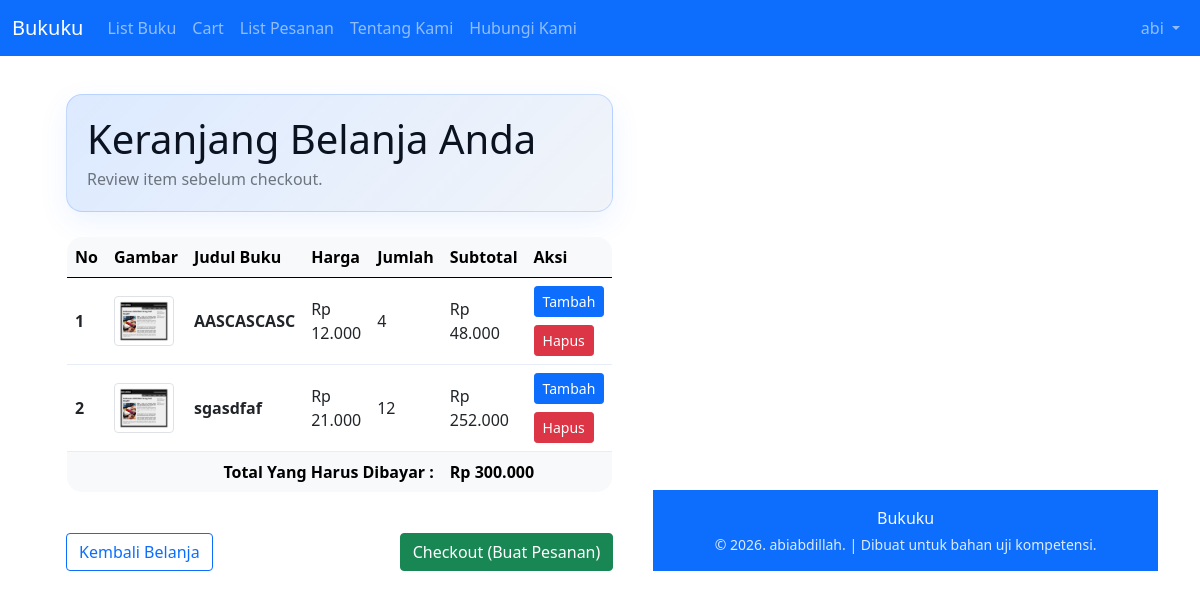
Screenshot of /cart.php (signed in) with the database file from the repository.
### tables this page shows
CREATE TABLE `cart` (
  `id_user` int(11) NOT NULL,
  `id_buku` int(11) NOT NULL,
  `jumlah` varchar(3) NOT NULL
);

CREATE TABLE `buku` (
  `id` int(11) NOT NULL,
  `id_kategori_buku` int(11) DEFAULT NULL,
  `judul_buku` varchar(150) NOT NULL,
  `pengarang` varchar(100) NOT NULL,
  `penerbit` varchar(100) NOT NULL,
  `tahun_terbit` char(4) NOT NULL,
  `harga` varchar(10) NOT NULL,
  `gambar` varchar(255) NOT NULL
);

### cart.php (the view, shortened to what this page needs)
<?php
include("template/header.php");
$id_user = isset($_SESSION['id']) ? $_SESSION['id'] : 0;
?>
<div class="container">
    <div class="cart-hero mb-4">
        <div class="d-flex justify-content-between align-items-center flex-wrap gap-3">
            <div>
                <h1 class="mb-1" style="color:var(--ink);">Keranjang Belanja Anda</h1>
                <div class="text-muted">Review item sebelum checkout.</div>
            </div>
        </div>
    </div>
<div class="table-responsive"><table class="table align-middle cart-table">
        <thead class="table-light">
            <tr>
                <th scope="col">No</th>
                <th scope="col">Gambar</th>
                <th scope="col">Judul Buku</th>
                <th scope="col">Harga</th>
                <th scope="col">Jumlah</th>
                <th scope="col">Subtotal</th>
                <th scope="col">Aksi</th>
            </tr>
        </thead>
        <tbody>
            <?php
                $x = 1;
                $total_belanja = 0;
                $query = "SELECT cart.*, buku.judul_buku, buku.harga, buku.gambar
                          FROM cart
                          JOIN buku ON cart.id_buku = buku.id
                          WHERE cart.id_user = $id_user";
                $data = mysqli_query($connection, $query);
                if (mysqli_num_rows($data) > 0) {
                    while($data_row = mysqli_fetch_assoc($data)){
                        $subtotal = $data_row['harga'] * $data_row['jumlah'];
                        $total_belanja += $subtotal;
                        ?>
                            <tr>
                                <th scope="row"><?=$x?></th>
                                <td>
                                    <img src="img/<?=$data_row['gambar']?>" alt="Cover" style="width: 60px; height: auto;" class="img-thumbnail">
                                </td>
                                <td><strong><?=$data_row['judul_buku']?></strong></td>
                                <td>Rp <?=number_format($data_row['harga'], 0, ',', '.')?></td>
                                <td><?=$data_row['jumlah']?></td>
                                <td>Rp <?=number_format($subtotal, 0, ',', '.')?></td>
                                <td>
                                    <div class="d-flex gap-2 flex-wrap">
                                        <a href="cart_aksi.php?action=add&id_buku=<?=$data_row['id_buku']?>" class="btn btn-sm btn-primary">Tambah</a>
                                        <a href="cart_aksi.php?action=delete&id_buku=<?=$data_row['id_buku']?>" class="btn btn-sm btn-danger" onclick="return confirm('Hapus buku ini dari keranjang?')">Hapus</a>
                                    </div>
                                </td>
                            </tr>
                        <?php
                        $x++;
                    }
                    ?>
                        <tr class="table-light fw-bold">
                            <td colspan="5" class="text-end">Total Yang Harus Dibayar :</td>
                            <td colspan="2">Rp <?=number_format($total_belanja, 0, ',', '.')?></td>
                        </tr>
                    <?php
                } else {
                    ?>
                        <tr>
                            <td colspan="7" class="text-center text-muted py-4">Keranjang belanja masih kosong</td>
                        </tr>
                    <?php
                }
            ?>
        </tbody>
</table>
</div>
    <div class="d-flex justify-content-between align-items-center mt-4 flex-wrap gap-3">
        <a href="listbuku.php" class="btn btn-outline-primary">Kembali Belanja</a>
        <?php if (mysqli_num_rows($data) > 0) : ?>
            <a href="checkout_aksi.php" class="btn btn-success fw-semibold">Checkout (Buat Pesanan)</a>
        <?php endif; ?>
    </div>
</div>
<?php include("template/footer.php"); ?>

### template/header.php (style rules this page uses)
body { padding-top: 70px; }

### cart.php (style rules this page uses)
:root { --blue-600:#0a66ff;--blue-700:#0d4ea6;--ink:#0b1220; }
.cart-hero { background: linear-gradient(135deg, rgba(10,102,255,.14), rgba(13,78,166,.06)); border: 1px solid rgba(10,102,255,.18); border-radius: 1rem; padding: 1.25rem; box-shadow: 0 10px 30px rgba(10,102,255,.08); }
.cart-table { border-radius: 1rem; overflow: hidden; border: 1px solid rgba(13,78,166,.10); }

### rows the page displays
cart: id_buku.gambar (picture), id_buku.judul_buku "AASCASCASC", id_buku.harga "12.000", jumlah "4", subtotal "48.000"
cart: id_buku.gambar (picture), id_buku.judul_buku "sgasdfaf", id_buku.harga "21.000", jumlah "12", subtotal "252.000"

### other values shown
$_SESSION['nama'] "abi"
$total_belanja "300.000"
